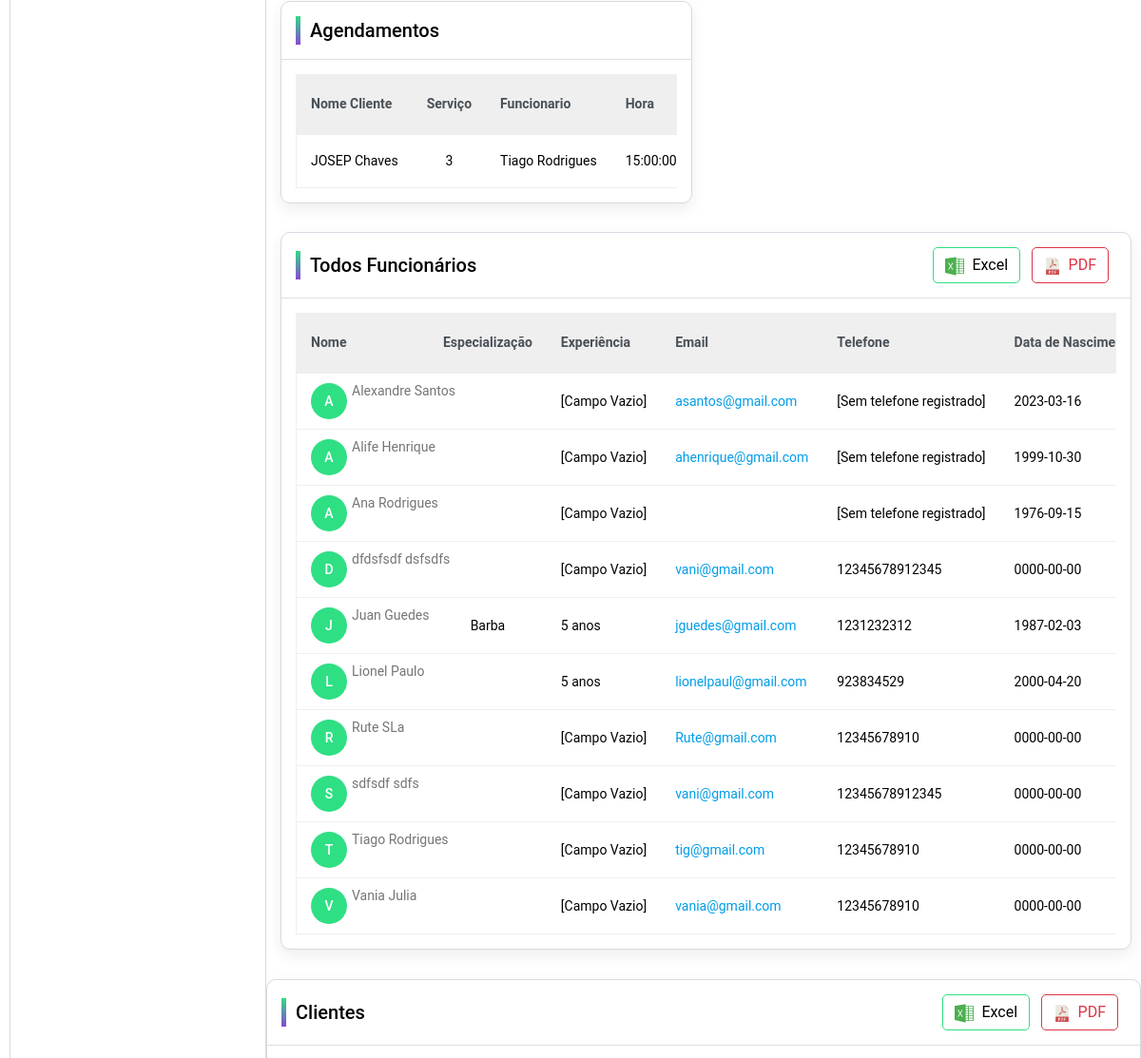
Page /F.O/Admin/index.php (middle part) on the earlier database version.
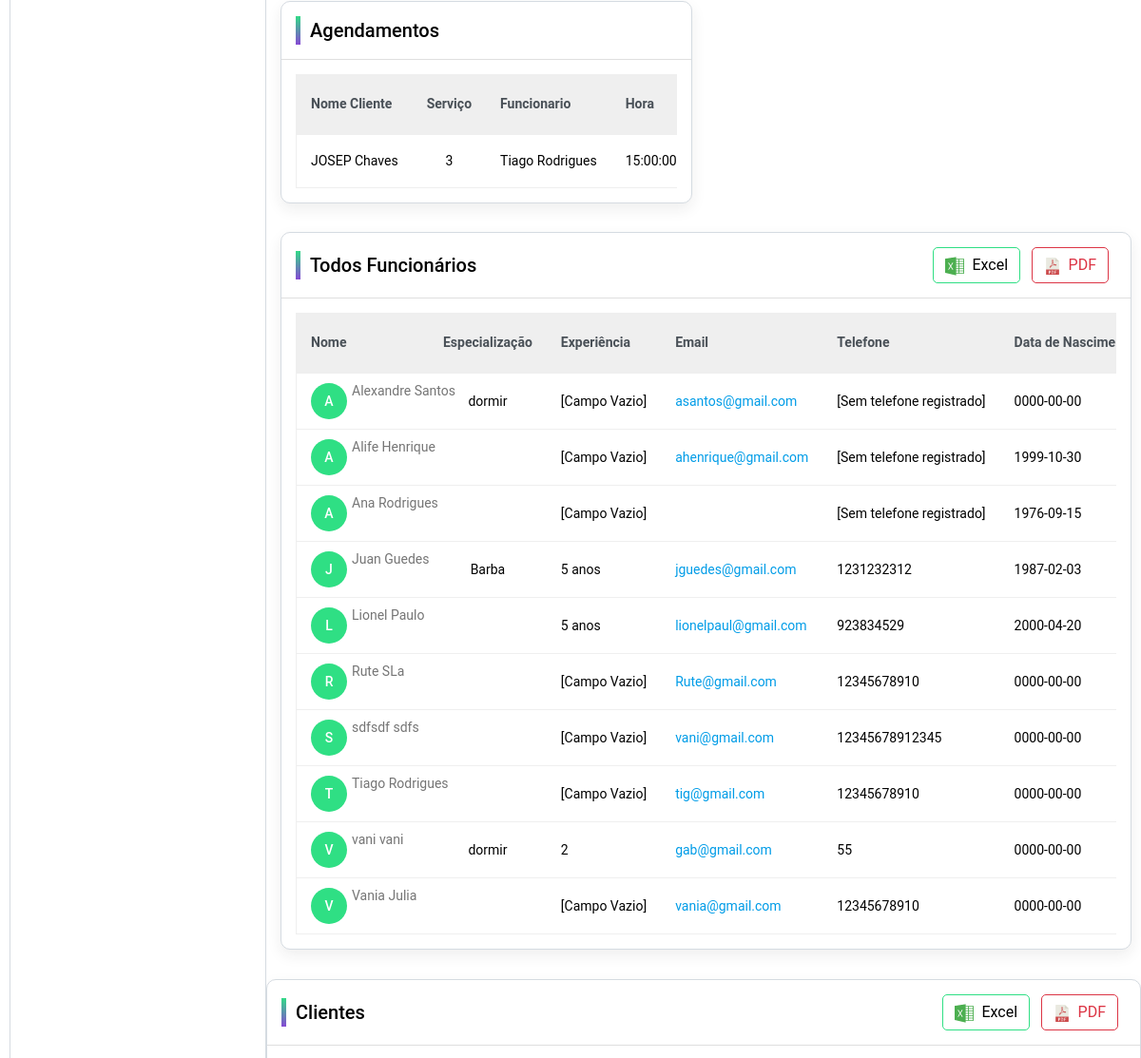
Same page on the later database version.
### tables this page shows
CREATE TABLE `agendamentos` (
  `id` int(11) NOT NULL,
  `data` date NOT NULL,
  `hora` time NOT NULL,
  `id_cliente` int(11) NOT NULL,
  `id_funcionario` int(11) NOT NULL,
  `id_servico` int(11) NOT NULL,
  `preco_total` decimal(10,2) NOT NULL,
  `status` enum('por realizar','cancelado','realizado') NOT NULL DEFAULT 'por realizar',
  `cancelar` tinyint(1) NOT NULL DEFAULT 0,
  `razao_cancelar` text DEFAULT NULL,
  `start_time` timestamp NOT NULL DEFAULT current_timestamp(),
  `end_time_expected` datetime DEFAULT NULL
);

CREATE TABLE `clientes` (
  `cliente_id` int(11) NOT NULL,
  `primeiro_nome` varchar(100) NOT NULL,
  `ultimo_nome` varchar(100) NOT NULL,
  `genero` varchar(150) NOT NULL,
  `username` varchar(100) NOT NULL,
  `password` varchar(40) NOT NULL,
  `nif` int(9) NOT NULL,
  `telefone` varchar(20) NOT NULL,
  `email` varchar(100) NOT NULL,
  `data_nascimento` date NOT NULL,
  `data_cadastro` timestamp NOT NULL DEFAULT current_timestamp(),
  `code` int(50) NOT NULL,
  `data_code` datetime DEFAULT NULL,
  `estado_id` int(11) NOT NULL DEFAULT 3
);

CREATE TABLE `funcionarios` (
  `func_id` int(11) NOT NULL,
  `primeiro_nome` varchar(100) NOT NULL,
  `ultimo_nome` varchar(100) NOT NULL,
  `imagem` varchar(500) DEFAULT NULL,
  `genero` varchar(100) NOT NULL,
  `username` varchar(40) NOT NULL,
  `senha` varchar(40) NOT NULL DEFAULT 'barber12345',
  `confirmar_senha` varchar(225) NOT NULL,
  `descricao` varchar(300) NOT NULL,
  `telefone` varchar(20) NOT NULL,
  `email` varchar(100) NOT NULL,
  `data_nascimento` date NOT NULL,
  `funcao` int(11) DEFAULT 1,
  `rede_social` varchar(150) NOT NULL,
  `especializacao` varchar(150) NOT NULL,
  `anos_experiencia` varchar(100) NOT NULL,
  `salario` decimal(10,2) NOT NULL DEFAULT 5.69,
  `horarios_trabalho` time NOT NULL DEFAULT '07:00:00'
);

### F.O/Admin/pages/home.php (the view, shortened to what the changed rows need)
<div class="page-wrapper">
  <div class="content container-fluid">
    <div class="row">
      <div class="col-lg-6 d-flex">
        <div class="card flex-fill">
          <div class="card-body">
            <div class="row">
              <div class="col-md-12">
                <div class="table-responsive">
                  <table class="table custom-table">
                    <thead class="thead-light">
                      <tr>
                        <th>Nome Cliente</th>
                        <th>Serviço</th>
                        <th>Funcionario</th>
                        <th>Hora</th>
                      </tr>
                    </thead>
                    <tbody>
                      <?php
                      $sql = "SELECT a.*, c.primeiro_nome AS cliente_primeiro_nome, c.ultimo_nome AS cliente_ultimo_nome, f.primeiro_nome AS func_primeiro_nome, f.ultimo_nome AS func_ultimo_nome
                      FROM agendamentos a
                      JOIN clientes c ON a.id_cliente = c.cliente_id
                      JOIN funcionarios f ON a.id_funcionario = f.func_id
                      ORDER BY a.data ASC";
                      $result = $conn->query($sql);
                      if ($result->num_rows > 0) {
                        while ($row = $result->fetch_assoc()) {
                          $cliente_primeiro_nome = $row['cliente_primeiro_nome'];
                          $cliente_ultimo_nome = $row['cliente_ultimo_nome'];
                          $func_primeiro_nome = $row['func_primeiro_nome'];
                          $func_ultimo_nome = $row['func_ultimo_nome'];
                          $servico_id = $row["id_servico"];
                          $hora = $row["hora"];
                          ?>
                          <tr>
                          <td class="text-center">
                <?php echo $cliente_primeiro_nome . ' ' . $cliente_ultimo_nome; ?>
            </td>
                            <td class="text-center">
                              <?php echo $servico_id; ?>
                            </td>
                            <td class="text-center">
                <?php echo $func_primeiro_nome . ' ' . $func_ultimo_nome; ?>
            </td>
                            <td class="text-center">
                              <?php echo $hora; ?>
                            </td>
                          </tr>
                          <?php
                        }
                      } else {
                        echo "Nenhum funcionário encontrado.";
                      }
                      ?>
                    </tbody>
                  </table>
                </div>
              </div>
            </div>
          </div>
        </div>
      </div>
    </div>
    <div class="row">
      <div class="col-lg-12">
        <div class="card">
          <div class="card-body">
            <div class="table-responsive">
              <table class="table custom-table">
                <thead class="thead-light">
                  <tr>
                    <th>Nome</th>
                    <th>Especialização</th>
                    <th>Experiência</th>
                    <th>Email</th>
                    <th>Telefone</th>
                    <th>Data de Nascimento</th>
                  </tr>
                </thead>
                <tbody>
                  <?php
                  $sql = "SELECT * FROM funcionarios ORDER BY primeiro_nome ASC";
                  $result = $conn->query($sql);
                  if ($result->num_rows > 0) {
                    while ($row = $result->fetch_assoc()) {
                      $email = $row['email'];
                      $primeiro_nome = $row["primeiro_nome"];
                      $ultimo_nome = $row["ultimo_nome"];
                      $habilidades = $row["especializacao"];
                      $datanas = $row["data_nascimento"];
                      $exp = $row["anos_experiencia"];
                      $telefone = $row["telefone"];
                      ?>
                      <tr>
                        <td>
                          <a href="profile.html" class="avatar">
                            <?php echo substr($primeiro_nome, 0, 1); ?>
                          </a>
                          <h2><a href="profile.html">
                              <?php echo $primeiro_nome . ' ' . $ultimo_nome; ?>
                            </a></h2>
                        </td>
                        <td class="text-center">
                          <?php echo $habilidades; ?>
                        </td>
                        <td>
                          <?php echo !empty($exp) ? $exp : "[Campo Vazio]"; ?>
                        </td>
                        <td><a href="#" class="__cf_email__"
                            data-cfemail="5a373339323b3f362c382f2e2e3b28291a3f223b372a363f74393537">
                            <?php echo $email; ?>
                          </a></td>
                        <td>
                          <?php echo !empty($telefone) ? $telefone : "[Sem telefone registrado]"; ?>
                        </td>
                        <td>
                          <?php echo $datanas; ?>
                        </td>
                      </tr>
                      <?php
                    }
                  } else {
                    echo "Nenhum funcionário encontrado.";
                  }
                  ?>
                </tbody>
              </table>
            </div>
          </div>
        </div>
      </div>
    </div>
  </div>
</div>
</div>

Differences in the rows shown:
removed funcionarios: primeiro_nome "D", primeiro_nome "dfdsfsdf", ultimo_nome "dsfsdfs", shows "[Campo Vazio]", email "vani@gmail.com", telefone "12345678912345", data_nascimento "0000-00-00"
changed funcionarios "Alexandre": especializacao (not shown) → "dormir"; data_nascimento "2023-03-16" → "0000-00-00"
added funcionarios: primeiro_nome "V", primeiro_nome "vani", ultimo_nome "vani", especializacao "dormir", anos_experiencia "2", email "gab@gmail.com", telefone "55", data_nascimento "0000-00-00"
